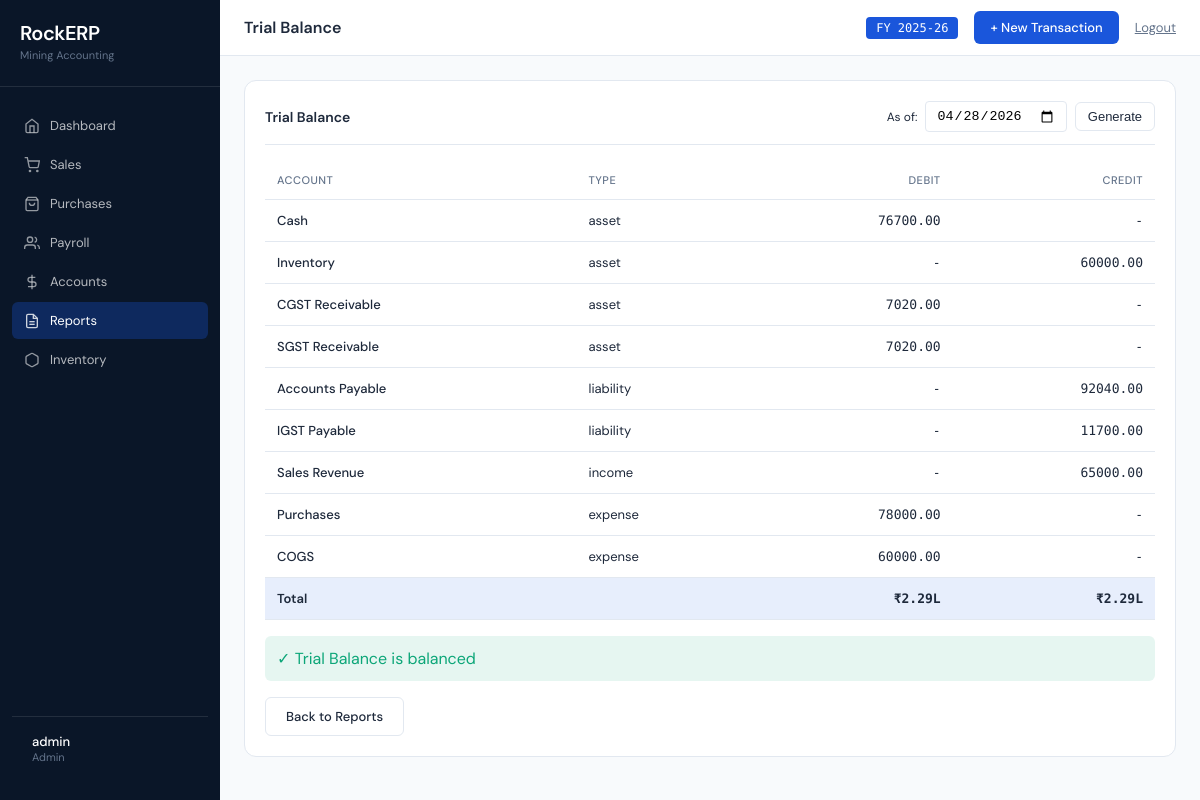
/reports/trial-balance (signed in), run on the app's committed database.
### models.py (models this page shows)
class Account(db.Model):
    id = db.Column(db.Integer, primary_key=True)
    name = db.Column(db.String(100), unique=True, nullable=False)
    account_type = db.Column(db.String(20), nullable=False)
    is_active = db.Column(db.Boolean, default=True)

### routes/reports.py (the view)
@bp.route('/reports/trial-balance')
@login_required
def trial_balance():
    as_of_date = request.args.get('date')
    if as_of_date:
        as_of_date = datetime.strptime(as_of_date, '%Y-%m-%d').date()
    else:
        as_of_date = date.today()
    trial_balance = get_trial_balance(as_of_date)
    return render_template('trial_balance.html',
                         data=trial_balance['accounts'],
                         total_dr=trial_balance['total_debits'],
                         total_cr=trial_balance['total_credits'],
                         is_balanced=trial_balance['is_balanced'],
                         as_of_date=as_of_date)

### accounting_engine.py (called while the page is built)
def get_account_balance(account_id, as_of_date=None):
    query = Transaction.query.filter_by(account_id=account_id)
    if as_of_date:
        query = query.filter(Transaction.date <= as_of_date)
    total_debit = db.session.query(func.sum(Transaction.debit)).filter(
        Transaction.account_id == account_id
    ).filter(
        Transaction.date <= (as_of_date or datetime.now().date())
    ).scalar() or 0
    total_credit = db.session.query(func.sum(Transaction.credit)).filter(
        Transaction.account_id == account_id
    ).filter(
        Transaction.date <= (as_of_date or datetime.now().date())
    ).scalar() or 0
    account = db.session.get(Account, account_id)
    account_type = account.account_type if account else 'asset'
    if account_type in ['asset', 'expense']:
        return total_debit - total_credit
    else:
        return total_credit - total_debit

### app.py (called while the page is built)
def format_inr(value):
    if value is None:
        return '₹0'
    value = float(value)
    if value >= 10000000:
        return f'₹{value/10000000:.2f}Cr'
    elif value >= 100000:
        return f'₹{value/100000:.2f}L'
    elif value >= 1000:
        return f'₹{value/1000:.1f}K'
    else:
        return f'₹{value:.0f}'

### routes/auth_utils.py (called while the page is built)
def login_required(f):
    @wraps(f)
    def decorated_function(*args, **kwargs):
        if 'user_id' not in session:
            flash('Please log in to access this page', 'error')
            return redirect(url_for('auth.login'))
        user = db.session.get(User, session.get('user_id'))
        if user is None:
            session.clear()
            flash('Session expired. Please log in again.', 'error')
            return redirect(url_for('auth.login'))
        return f(*args, **kwargs)
    return decorated_function

### templates/trial_balance.html
{% extends "base.html" %}
{% block page_title %}Trial Balance{% endblock %}
{% block content %}
<div class="card">
    <div class="card-header">
        <div class="card-title">Trial Balance</div>
        <form method="get" style="display: flex; gap: 8px; align-items: center;">
            <label style="font-size: 12px; margin: 0;">As of:</label>
            <input type="date" name="date" value="{{ as_of_date }}" style="padding: 6px 10px; border: 1px solid var(--border); border-radius: 4px;">
            <button type="submit" class="btn btn-secondary" style="padding: 6px 12px;">Generate</button>
        </form>
    </div>
    {% if data %}
    <table>
        <thead>
            <tr>
                <th>Account</th>
                <th>Type</th>
                <th style="text-align: right;">Debit</th>
                <th style="text-align: right;">Credit</th>
            </tr>
        </thead>
        <tbody>
            {% for row in data %}
            <tr>
                <td style="font-weight: 500;">{{ row.account }}</td>
                <td>{{ row.account_type }}</td>
                <td class="amount">{{ "%.2f"|format(row.debit) if row.debit > 0 else '-' }}</td>
                <td class="amount">{{ "%.2f"|format(row.credit) if row.credit > 0 else '-' }}</td>
            </tr>
            {% endfor %}
            <tr style="font-weight: 600; background: rgba(26,86,219,0.1);">
                <td colspan="2">Total</td>
                <td class="amount">{{ total_dr|format_inr }}</td>
                <td class="amount">{{ total_cr|format_inr }}</td>
            </tr>
        </tbody>
    </table>
    {% if is_balanced %}
    <div style="margin-top: 16px; padding: 12px; background: rgba(12,166,120,0.1); border-radius: 6px; color: var(--teal);">
        ✓ Trial Balance is balanced
    </div>
    {% else %}
    <div style="margin-top: 16px; padding: 12px; background: rgba(239,68,68,0.1); border-radius: 6px; color: var(--red);">
        ⚠ Trial Balance is NOT balanced!
    </div>
    {% endif %}
    {% else %}
    <div class="empty-state">
        <h3>No data</h3>
        <p>No transactions to display</p>
    </div>
    {% endif %}
    <a href="{{ url_for('reports.index') }}" class="btn btn-secondary" style="margin-top: 16px;">Back to Reports</a>
</div>
{% endblock %}

### templates/base.html (style rules this page uses)
:root { --blue: #1A56DB; --teal: #0CA678; --amber: #F59E0B; --red: #EF4444; --border: #E2E8F0; --surface: #F8FAFC; --sidebar-bg: #0A1628; --text-dark: #1E293B; --text-muted: #64748B; --white: #FFFFFF; }
* { margin: 0; padding: 0; box-sizing: border-box; }
body { font-family: 'DM Sans', sans-serif; background: var(--surface); color: var(--text-dark); display: flex; min-height: 100vh; }
.card { background: var(--white); border: 1px solid var(--border); border-radius: 12px; padding: 20px; margin-bottom: 20px; }
.card-header { display: flex; justify-content: space-between; align-items: center; margin-bottom: 16px; padding-bottom: 12px; border-bottom: 1px solid var(--border); }
.card-title { font-size: 14px; font-weight: 600; color: var(--text-dark); }
table { width: 100%; border-collapse: collapse; }
th { font-size: 11px; text-transform: uppercase; letter-spacing: 0.5px; color: var(--text-muted); font-weight: 500; text-align: left; padding: 12px; border-bottom: 1px solid var(--border); }
td { padding: 12px; border-bottom: 1px solid var(--border); font-size: 13px; }
.amount { font-family: 'DM Mono', monospace; text-align: right; }
.btn { display: inline-block; padding: 10px 20px; border-radius: 6px; font-size: 13px; font-weight: 500; text-decoration: none; cursor: pointer; border: none; transition: all 0.2s; }
.btn-secondary { background: var(--white); border: 1px solid var(--border); color: var(--text-dark); }

### data on the page
Account: account "Cash", account_type "asset", debit "76700.00", credit "-"
Account: account "Inventory", account_type "asset", debit "-", credit "60000.00"
Account: account "CGST Receivable", account_type "asset", debit "7020.00", credit "-"
Account: account "SGST Receivable", account_type "asset", debit "7020.00", credit "-"
Account: account "Accounts Payable", account_type "liability", debit "-", credit "92040.00"
Account: account "IGST Payable", account_type "liability", debit "-", credit "11700.00"
Account: account "Sales Revenue", account_type "income", debit "-", credit "65000.00"
Account: account "Purchases", account_type "expense", debit "78000.00", credit "-"
Account: account "COGS", account_type "expense", debit "60000.00", credit "-"

### other printed values
{{ session.username }} "admin"
{{ session.role }} "Admin"
{{ total_dr|format_inr }} "₹2.29L"
{{ total_cr|format_inr }} "₹2.29L"
